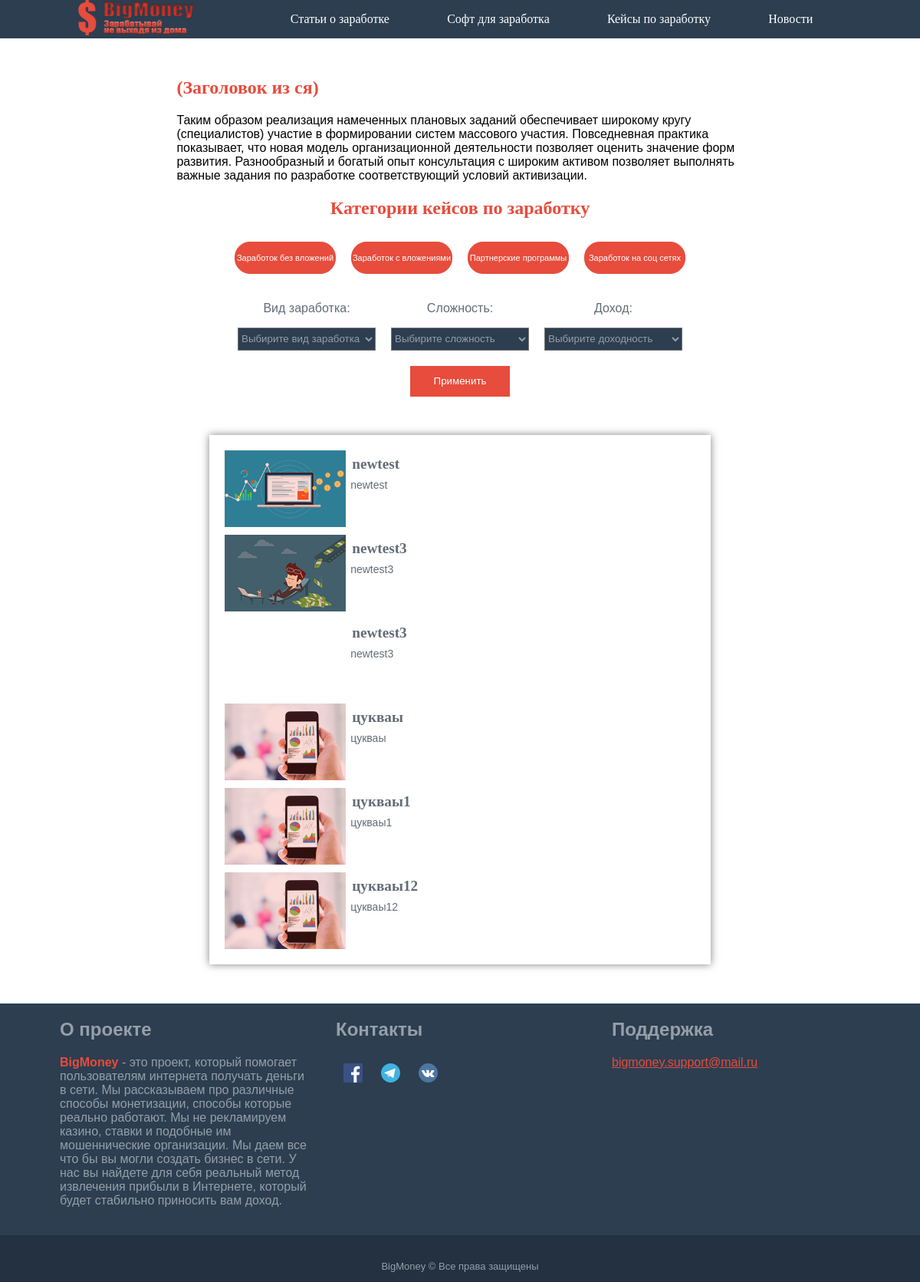
The app's page /keys/index.php with its own data.
### tables this page shows
CREATE TABLE `caze` (
  `id` int(11) NOT NULL,
  `name` varchar(64) NOT NULL,
  `title-braus` varchar(70) DEFAULT NULL,
  `description-braus` varchar(140) DEFAULT NULL,
  `title-katalog` varchar(60) DEFAULT NULL,
  `description-katalog` varchar(120) DEFAULT NULL,
  `one-title-page` varchar(56) DEFAULT NULL,
  `two-title-page` varchar(56) DEFAULT NULL,
  `free-title-page` varchar(56) DEFAULT NULL,
  `foo-title-page` varchar(56) DEFAULT NULL,
  `one-text` text,
  `two-text` text,
  `free-text` text,
  `foo-text` text,
  `image` text,
  `one-linkPartner` text,
  `two-linkPartner` text,
  `plus` text,
  `minus` text,
  `money-level` varchar(56) DEFAULT NULL,
  `hard-level` varchar(56) DEFAULT NULL,
  `type` varchar(56) NOT NULL,
  `date` date DEFAULT NULL,
  `coments` text,
  `newUser` varchar(4) DEFAULT NULL,
  `passiv` varchar(4) DEFAULT NULL,
  `arbit` varchar(4) DEFAULT NULL,
  `soc` varchar(4) DEFAULT NULL
);

### src/keys/index.php (the view, shortened to what this page needs)
<!DOCTYPE html>
<html>
<head>
	<link rel="stylesheet" type="text/css" href="./css/style.css">
	<link rel="stylesheet" type="text/css" href="./css/modification.css">
</head>
<body>
<form method="POST" action=<?php echo $_SERVER['PHP_SELF'];?> enctype="multipart/form-data">
	<header>
		<div class="headerCenter">
			<div class="logo">
				<a href="../index.php"><img class="logo__img" src="./img/logo.png" alt=""></a>
			</div>
			<div class="headerCenter__menu desktop">
				<ul class="headerCenter__ul">
					<li class="headerCenter__li"><a class="headerCenter__link" href="../post/index.php">Статьи о заработке</a></li>
					<li class="headerCenter__li"><a class="headerCenter__link" href="../soft/index.php">Софт для заработка</a></li>
					<li class="headerCenter__li"><a class="headerCenter__link" href="../keys/index.php">Кейсы по заработку</a></li>
					<li class="headerCenter__li"><a class="headerCenter__link" href="../news/index.php">Новости</a></li>
				</ul>
			</div>
		</div>
	</header>
	<section class="container">
		<div class="text katalog-text">
			<h1 class="text__title">(Заголовок из ся)</h1>
			<p class="text__descript">
				Таким образом реализация намеченных плановых заданий
				обеспечивает широкому кругу (специалистов) участие в формировании систем массового участия.
				Повседневная практика показывает, что новая модель организационной деятельности
				позволяет оценить значение форм развития.
				Разнообразный и богатый опыт консультация с широким активом позволяет выполнять
				важные задания по разработке соответствующий условий активизации.
			</p>
		</div>
		<center>
		<div class="categories">
			<h2 class="categories__title">Категории кейсов по заработку</h2>
			<div class="categories__flex">
				<a href="/src/keys/bez-vlozhenij/">
					<div class="categories__button">Заработок без вложений</div>
				</a>
				<a href="/src/keys/s-vlozheniyami/">
					<div class="categories__button">Заработок с вложениями</div>
				</a>
				<a href="/src/keys/partnerskie-programmy/">
					<div class="categories__button">Партнерские программы</div>
				</a>
				<a href="/src/keys/socialnye-seti/">
					<div class="categories__button">Заработок на соц сетях</div>
				</a>
			</div>
		</div>
		<div class="filter">
			<div class="type">
				<p class="type__text">Вид заработка:</p>
				<select class="type__select" name="type">
					<option>Выбирите вид заработка</option>
				</select>
			</div>
			<div class="type">
				<p class="type__text">Сложность:</p>
				<select class="type__select" name="hard">
					<option>Выбирите сложность</option>
				</select>
			</div>
			<div class="type">
				<p class="type__text">Доход:</p>
				<select class="type__select" name="money">
					<option>Выбирите доходность</option>
				</select>
			</div>
		</div>
		<button class="go" name="go">Применить</button>
		<div class="content">
			<?php
				$conect = mysqli_connect('localhost','root','','posting');
				if (isset($_POST['go'])){
					$hard= mysqli_real_escape_string($conect, trim($_POST['hard']));
					$money= mysqli_real_escape_string($conect, trim($_POST['money']));
					$type = mysqli_real_escape_string($conect, trim($_POST['type']));
					$search = mysqli_query($conect,"SELECT `money-level`, `name`, `hard-level`, `type`, `image`, `title-katalog`, `description-katalog` FROM `caze`");
					while ($result_search = mysqli_fetch_array($search)){
						$array[0] = "bez-vlozhenij";
						$array[1] = "partnerskie-programmy";
						$array[2] = "socialnye-seti";
						$array[3] = "s-vlozheniyami";
						for($a = 0; $a<=3; $a++){
							$dir = './'.$array[$a].'/';
							if($handle = opendir($dir)){
								while(false !== ($file = readdir($handle))) {
									if(($file != "." && $file != ".." && $file == $result_search['name'].'.php') && (($result_search['type'] == $type && $hard == 'Выбирите сложность' && $money == 'Выбирите доходность') || ($result_search['type'] == $type && $hard == $result_search['hard-level'] && $money == $result_search['money-level']) || ($result_search['type'] == $type && $hard == $result_search['hard-level']) || ($result_search['type'] == $type && $money == $result_search['money-level']) || ($type == 'Выбирите вид заработка' && $hard == $result_search['hard-level'] && $money == 'Выбирите доходность') || ($type == 'Выбирите вид заработка' && $hard == $result_search['hard-level'] && $money == $result_search['money-level']) || ($type == 'Выбирите вид заработка' && $hard == 'Выбирите сложность' && $money == $result_search['money-level']) )){
											echo
										'<a href="./'.$array[$a].'/'.$result_search['name'].'.php">
										<div class="content__element">
											<div class="content__img" style="background-image:url(.'.$result_search['image'].')"></div>
											<div class="content__text">
												<h2 class="content__title">'.$result_search['title-katalog'].'</h2>
												<p class="content__descript">'.$result_search['description-katalog'].'</p>
											</div>
										</div>
										</a>';
									}if(($file != "." && $file != ".." && $file == $result_search['name'].'.php') && ($money == 'Выбирите доходность' && $hard == 'Выбирите сложность' && $type == 'Выбирите вид заработка')){
										echo
										'<a href="./'.$array[$a].'/'.$result_search['name'].'.php">
										<div class="content__element">
											<div class="content__img" style="background-image:url(.'.$result_search['image'].')"></div>
											<div class="content__text">
												<h2 class="content__title">'.$result_search['title-katalog'].'</h2>
												<p class="content__descript">'.$result_search['description-katalog'].'</p>
											</div>
										</div>
										</a>';
									}
								}
							}
						}
					}
				}else{
				$state = mysqli_query($conect,"SELECT `name`,`image`,`title-katalog`,`description-katalog` FROM `caze`");
					while ($result_state  = mysqli_fetch_array($state)){
						$array[0] = "bez-vlozhenij";
						$array[1] = "partnerskie-programmy";
						$array[2] = "socialnye-seti";
						$array[3] = "s-vlozheniyami";
						for($a = 0; $a<=3; $a++){
							$dir = './'.$array[$a].'/';
							if($handle = opendir($dir)){
								while(false !== ($file = readdir($handle))) {
									if($file != "." && $file != ".." && $file == $result_state['name'].'.php'){
										echo
										'<a href="./'.$array[$a].'/'.$result_state['name'].'.php">
										<div class="content__element">
											<div class="content__img" style="background-image:url(.'.$result_state['image'].')"></div>
											<div class="content__text">
												<h2 class="content__title">'.$result_state['title-katalog'].'</h2>
												<p class="content__descript">'.$result_state['description-katalog'].'</p>
											</div>
										</div>
										</a>';
									}
								}
							}
						}
					}
				}
			?>
		</div>
		</center>
	</section>
	<footer class="footer">
		<div class="footer__center">
			<div class = "footer__element">
				<h2 class="footer__text">О проекте</h2>
				<p class="footer__text">
					<span class="footer__text big-red">BigMoney</span> - это проект, который помогает пользователям
					интернета получать деньги в сети.
					Мы рассказываем про различные способы монетизации,
					способы которые реально работают.
					Мы не рекламируем казино, ставки и подобные им мошеннические организации.
					Мы даем все что бы вы могли создать бизнес в сети.
					У нас вы найдете для себя реальный метод извлечения прибыли в Интернете,
					который будет стабильно приносить вам доход.
				</p>
			</div>
			<div class = "footer__element">
				<h2 class="footer__text">Контакты</h2>
				<img class="footer__img"src="./img/facebook.svg">
				<img class="footer__img"src="./img/telegram.svg">
				<img class="footer__img"src="./img/vk.svg">
			</div>
			<div class = "footer__element">
				<h2 class="footer__text">Поддержка</h2>
				<p class="footer__text"><a href="#" class="footer__link">bigmoney.support@mail.ru</a></p>
			</div>
		</div>
		<div class="footer__end">
			<p class="footer__text mini-text">BigMoney © Все права защищены</p>
		</div>
	</footer>
</form>
</body>
</html>

### src/keys/css/style.css (style rules this page uses)
a { color:#fff;text-decoration:none }
.headerCenter__link { font-family:Impact }
.footer__text { font-family:"arial" }
.text__title { font-family:"Comic Sans MS" }
.text__descript { font-family:"arial" }
.desktop { display:flex }
.big-red { font-weight:bold;color:#E74C3C }
.mini-text { font-size:13px }
.katalog-text { margin-top:100px;text-align:left }
body { margin:0;padding:0;max-width:1920px;min-width:320px }
header,.navigation { display:flex;justify-content:center;background:#2C3E50;position:fixed;width:100%;z-index:9999 }
.headerCenter,.headerCenter__menu,.headerCenter__ul { display:flex }
.headerCenter,.headerMobile { width:83% }
.headerCenter { justify-content:space-between }
.headerCenter__ul { align-self:center;list-style-type:none;justify-content:space-around;width:100% }
.headerCenter__menu { width:80% }
.logo { display:flex;align-items:center }
.logo__img { width:150px;height:46px }
.container { width:88%;margin:0 auto;border:1px solid transparent }
.text { text-align:center;width:70%;margin-left:15% }
.text__title { color:#E74C3C }
.content { width:50%;box-shadow:0 0 10px rgba(0,0,0,0.5);padding:10px;margin-bottom:50px;margin-top:50px }
.content__element { width:100%;height:100px;display:flex;margin:10px }
.content__img { width:25%;height:100%;background-size:100% 100%;background-repeat:no-repeat;margin:0 auto }
.content__text { width:75%;height:100%;text-align:left;color:#626c76 }
.content__title { font-size:1.2em;margin:0.4em;font-family:"Comic Sans MS" }
.content__descript { margin:0.4em;font-family:"arial" }
.footer { display:flex;width:100%;justify-content:center;flex-wrap:wrap;background:#2C3E50 }
.footer__link { text-decoration:underline;color:#E74C3C }
.footer__center { width:90%;display:flex;justify-content:space-around }
.footer__end { width:100%;display:flex;justify-content:center;margin-top:20px;padding-top:20px;background:#233140 }
.footer__text { color:#969FA8 }
.footer__img { margin:10px;height:25px }
.footer__element { width:30% }
.filter { display:flex;align-items:center;justify-content:center;width:70%;flex-wrap:wrap }
.type { margin:10px }
.type__text { color:#626c76;font-family:"arial" }
.type__select { height:30px;width:180px;color:#969FA8;font-family:"arial";background:#2C3E50 }
.categories { width:70% }
.categories__flex { display:flex;justify-content:center;flex-wrap:wrap;align-items:center }
.categories__button { margin:10px;width:130px;height:40px;border:1px solid #E74C3C;background:#E74C3C;font-family:"arial";color:white;font-size:13.3333px;font-size:11px;border-radius:20px;display:flex;align-items:center;justify-content:center }
.categories__title { color:#E74C3C;font-family:"Comic Sans MS" }
.go { width:130px;height:40px;border:1px solid #E74C3C;background:#E74C3C;font-family:"arial";color:white;font-size:13.3333px;margin:10px;display:flex;align-items:center;justify-content:center }
@media screen and (min-width: 1008px) and (max-width: 1375px) { .content { width:60% } }
@media screen and (min-width: 1008px) and (max-width: 1375px) { .content__descript { font-size:14px } }

### src/keys/css/modification.css (style rules this page uses)
a { color:#fff;text-decoration:none }
.headerCenter__link { font-family:Impact }
.footer__text { font-family:"arial" }
.text__title { font-family:"Comic Sans MS" }
.text__descript { font-family:"arial" }
.desktop { display:flex }
.big-red { font-weight:bold;color:#E74C3C }
.mini-text { font-size:13px }
.katalog-text { margin-top:100px;text-align:left }

### records on screen
caze: image (picture), value "newtest"
caze: image (picture), value "newtest3"
caze: value "newtest3"
caze: image (picture), value "цукваы"
caze: image (picture), value "цукваы1"
caze: image (picture), value "цукваы12"
